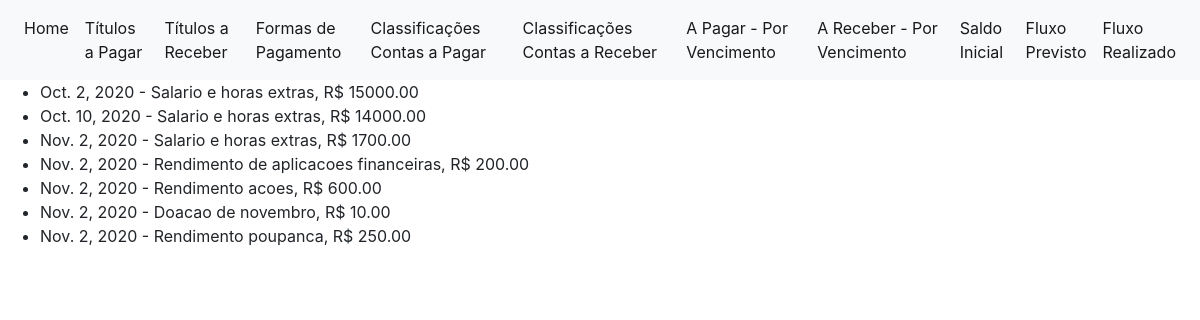
/relatorios/receber, run on the app's committed database.
### fluxocaixa/models.py (models this page shows, shortened)
class TituloReceber(models.Model):
    data_expectativa = models.DateField()
    data_recebimento = models.DateField(
        blank=True,
        null=True
    )
    valor = models.DecimalField(max_digits=11, decimal_places=2)
    descricao = models.CharField(max_length=100)
    classificacao = models.ForeignKey(
        ClassificacaoReceber,
        on_delete=models.RESTRICT,
        null=True)
    formapagamento = models.ForeignKey(
        FormaPagamento,
        on_delete=models.RESTRICT,
        null=True)
    OPCOES_SITUACAO = [
        ('RC','Recebido'),
        ('AR','A Receber')
    ]
    situacao = models.CharField(
        max_length=2,
        choices=OPCOES_SITUACAO,
        default='AR'
    )
    objects = TituloManager()

### fluxocaixa/views/vrelatorios.py (the view)
# urls.py: path('relatorios/receber', vrelatorios.receber, name='relatorio_receber'),
def receber(request):
    db_lista = TituloReceber.objects.all().order_by('data_expectativa')
    payload = { 'lista' : list(db_lista) }
    template = loader.get_template('relatorios/receber.html')
    return HttpResponse(template.render(payload, request))

### fluxocaixa/templates/relatorios/receber.html
{% extends 'base.html' %}
{% block content %}
	{% if lista %}
		<ul>
		{% for i in lista %}
			<li>{{i.data_expectativa}} - {{ i.descricao }}, R$ {{ i.valor }}</li>
		{% endfor %}
        </ul>
	{% else %}
		<p>Nenhum item localizado para exibição.</p>
    {% endif %}
{% endblock %}

### data on the page
TituloReceber: data_expectativa "Oct. 2, 2020", descricao "Salario e horas extras", valor "15000.00"
TituloReceber: data_expectativa "Oct. 10, 2020", descricao "Salario e horas extras", valor "14000.00"
TituloReceber: data_expectativa "Nov. 2, 2020", descricao "Salario e horas extras", valor "1700.00"
TituloReceber: data_expectativa "Nov. 2, 2020", descricao "Rendimento de aplicacoes financeiras", valor "200.00"
TituloReceber: data_expectativa "Nov. 2, 2020", descricao "Rendimento acoes", valor "600.00"
TituloReceber: data_expectativa "Nov. 2, 2020", descricao "Doacao de novembro", valor "10.00"
TituloReceber: data_expectativa "Nov. 2, 2020", descricao "Rendimento poupanca", valor "250.00"
